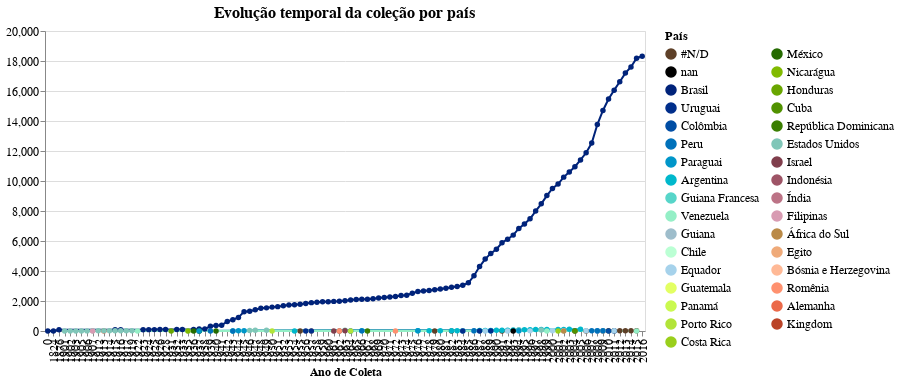

Write notebook code for a chart like this one.
### Markdown cell above
### Chart: all countries

### Code cell
select_country = alt.selection_multi(fields=['pais'], bind='legend')

g1 = alt.Chart(teste, title='Evolução temporal da coleção por país', 
width=600).mark_line(point=True).encode(
    x= alt.X('ano_coleta', type="ordinal", title='Ano de Coleta',
            scale= alt.Scale(domain=list(sorted(teste['ano_coleta'].unique())))), # fixed x-axis
    y= alt.Y('cumulative_sum', title='', 
             sort=alt.EncodingSortField('counts', op="count", order='descending'),
             scale= alt.Scale(domain=[0,20000])),
    color= alt.Color('pais:N', title='País',
                     legend= alt.Legend(columns=2, symbolLimit=42),
                     scale= alt.Scale(domain=list(cores_pais.keys()), range=list(cores_pais.values()))),
    tooltip= alt.Tooltip(['pais','ano_coleta','counts', 'cumulative_sum']),
#     opacity= alt.condition(select_country, alt.value(1), alt.value(0))
).add_selection(select_country).transform_filter(select_country)

g1 = g1.configure_title(fontSize=16).configure_axis(
    labelFontSize=12,
    titleFontSize=12
).configure_legend(
    labelFontSize=12,
    titleFontSize=12
)

# g1.save('./graphs/cumCounts/time-spacial/evolucao_por_país.html')

g1

### Figure 1 — Vega-Lite specification as saved in the notebook (floating-point values rounded to 4 significant figures; data arrays with more than 128 entries replaced by an {"elided": "..."} marker saying what was removed)
{"config": {"view": {"continuousWidth": 400, "continuousHeight": 300}, "axis": {"labelFontSize": 12, "titleFontSize": 12}, "legend": {"labelFontSize": 12, "titleFontSize": 12}, "title": {"fontSize": 16}}, "data": {"name": "data-e540a42b0dc8127cffed459a461b3ab3"}, "mark": {"type": "line", "point": true}, "encoding": {"color": {"type": "nominal", "field": "pais", "legend": {"columns": 2, "symbolLimit": 42}, "scale": {"domain": ["#N/D", "nan", "Brasil", "Uruguai", "Colômbia", "Peru", "Paraguai", "Argentina", "Guiana Francesa", "Venezuela", "Guiana", "Chile", "Equador", "Guatemala", "Panamá", "Porto Rico", "Costa Rica", "México", "Nicarágua", "Honduras", "Cuba", "República Dominicana", "Estados Unidos", "Israel", "Indonésia", "Índia", "Filipinas", "África do Sul", "Egito", "Bósnia e Herzegovina", "Romênia", "Alemanha", "Kingdom"], "range": ["#5e4028", "#000000", "#00237a", "#002e8b", "#004da4", "#0071ba", "#0096c9", "#00b8cc", "#57d5c9", "#94efc6", "#9ebdcb", "#bbffd4", "#a6d2eb", "#e3ff63", "#caf94f", "#b2e439", "#9acf1c", "#256b00", "#81ba00", "#69a600", "#519200", "#3a7e00", "#80c6b8", "#803e4c", "#9e5466", "#bc7386", "#d89bb2", "#ba8a47", "#efaa79", "#ffb996", "#ff916f", "#eb6949", "#ba4327"]}, "title": "País"}, "tooltip": [{"type": "nominal", "field": "pais"}, {"type": "quantitative", "field": "ano_coleta"}, {"type": "quantitative", "field": "counts"}, {"type": "quantitative", "field": "cumulative_sum"}], "x": {"type": "ordinal", "field": "ano_coleta", "scale": {"domain": [0.0, 1824.0, 1876.0, 1901.0, 1902.0, 1903.0, 1905.0, 1906.0, 1907.0, 1912.0, 1913.0, 1914.0, 1915.0, 1916.0, 1917.0, 1919.0, 1922.0, 1923.0, 1924.0, 1925.0, 1926.0, 1928.0, 1931.0, 1932.0, 1933.0, 1935.0, 1936.0, 1937.0, 1938.0, 1939.0, 1940.0, 1941.0, 1942.0, 1943.0, 1944.0, 1945.0, 1946.0, 1947.0, 1948.0, 1949.0, 1950.0, 1951.0, 1952.0, 1953.0, 1954.0, 1955.0, 1956.0, 1957.0, 1958.0, 1959.0, 1960.0, 1961.0, 1962.0, 1963.0, 1964.0, 1965.0, 1966.0, 1967.0, 1968.0, 1969.0, 1970.0, 1971.0, 1972.0, 1973.0, 1974.0, 1975.0, 1976.0, 1977.0, 1978.0, 1979.0, 1980.0, 1981.0, 1982.0, 1983.0, 1984.0, 1985.0, 1986.0, 1987.0, 1988.0, 1989.0, 1990.0, 1991.0, 1992.0, 1993.0, 1994.0, 1995.0, 1996.0, 1997.0, 1998.0, 1999.0, 2000.0, 2001.0, 2002.0, 2003.0, 2004.0, 2005.0, 2006.0, 2007.0, 2008.0, 2009.0, 2010.0, 2011.0, 2012.0, 2013.0, 2014.0, 2015.0, 2016.0]}, "title": "Ano de Coleta"}, "y": {"type": "quantitative", "field": "cumulative_sum", "scale": {"domain": [0, 20000]}, "sort": {"field": "counts", "op": "count", "order": "descending"}, "title": ""}}, "selection": {"selector017": {"type": "multi", "fields": ["pais"], "bind": "legend"}}, "title": "Evolução temporal da coleção por país", "transform": [{"filter": {"selection": "selector017"}}], "width": 600, "$schema": "https://vega.github.io/schema/vega-lite/v4.8.1.json", "datasets": {"data-e540a42b0dc8127cffed459a461b3ab3": {"elided": "213 records"}}}
